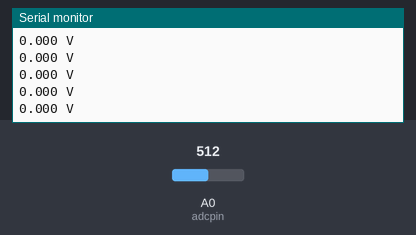
A sketch run on a simulated Arduino Uno, built with avr-gcc and run on an emulated ATmega328P. On the bench: the last lines printed to the serial monitor. The inputs (shaded band) are chosen by the test bench; at power-on: A0 (adcpin) = 512.

Above: at 1.2 s.
1.3 s: A0 (adcpin) set to 716
At 1.38 s:
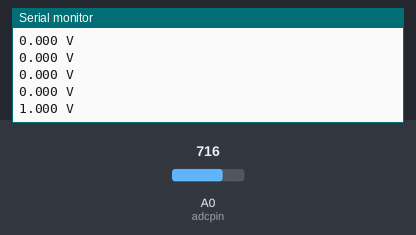
2.8 s: A0 (adcpin) set to 900
At 2.86 s:
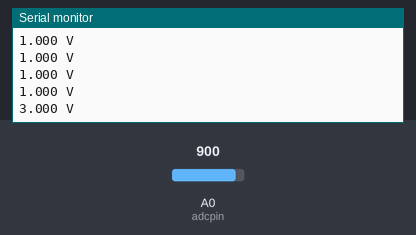
Timing chart, 0 to 5.8 s (numbered marks = the images above; inputs shaded):
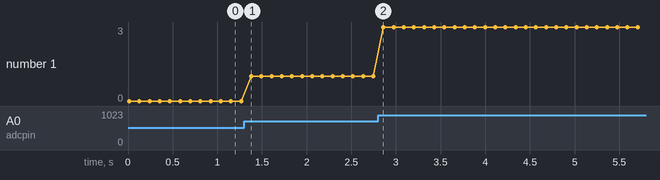

The sketch:

Bidirection_ADC.ino
```cpp
#define adcpin A0

void setup() {
  Serial.begin(9600);
 pinMode(adcpin,INPUT);

}

void loop()
{

Serial.println(String(voltmeasure(5.00/*max measureble voltage*/,  -0/*calibrate ADC for zero set*/),3)+String(" V"));
delay(100);

}


float voltmeasure(float maxvoltagerange, float calibration)
{   int number_avg=100;
    float zero=(511.5+calibration); // set zero
    float voltage=0;
    for(int x=0;x<number_avg;x++)
    {
    voltage=((analogRead(adcpin)-zero)*4.882)+voltage;  // avarage calculation
    }

    voltage=voltage/number_avg;
    if(maxvoltagerange>0)
    return(map(voltage, 0, 2496.12, 0, maxvoltagerange)); // maping voltage

    else
    return(voltage/1000);
}
```

Measured:
- after the input at 1.3 s, the serial monitor: prints a new line after 0.08 s (image 1)
- after the input at 2.8 s, the serial monitor: prints a new line after 0.06 s (image 2)
- plotted number 1: 0 → 1 after the input at 1.3 s, 1 → 3 after the input at 2.8 s
